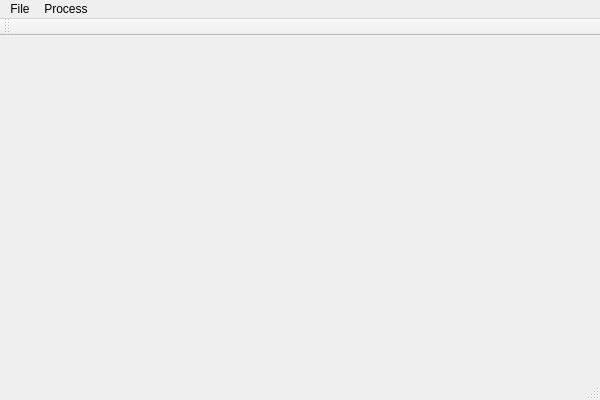
<?xml version="1.0" encoding="UTF-8"?>
<ui version="4.0">
 <class>ScoreReaderClass</class>
 <widget class="QMainWindow" name="ScoreReaderClass">
  <property name="geometry">
   <rect>
    <x>0</x>
    <y>0</y>
    <width>600</width>
    <height>400</height>
   </rect>
  </property>
  <property name="maximumSize">
   <size>
    <width>1024</width>
    <height>768</height>
   </size>
  </property>
  <property name="windowTitle">
   <string>ScoreReader</string>
  </property>
  <widget class="QWidget" name="centralWidget">
   <layout class="QGridLayout" name="gridLayout">
    <item row="0" column="0">
     <widget class="QLabel" name="originLabel">
      <property name="text">
       <string/>
      </property>
     </widget>
    </item>
    <item row="0" column="1">
     <widget class="QLabel" name="resultLabel">
      <property name="text">
       <string/>
      </property>
     </widget>
    </item>
   </layout>
  </widget>
  <widget class="QMenuBar" name="menuBar">
   <property name="geometry">
    <rect>
     <x>0</x>
     <y>0</y>
     <width>600</width>
     <height>21</height>
    </rect>
   </property>
   <widget class="QMenu" name="menuFile">
    <property name="title">
     <string>File</string>
    </property>
    <addaction name="actionOpen"/>
    <addaction name="separator"/>
    <addaction name="actionClose"/>
   </widget>
   <widget class="QMenu" name="menuProcess">
    <property name="title">
     <string>Process</string>
    </property>
    <addaction name="actionFindNote"/>
    <addaction name="actionFineLine"/>
    <addaction name="actionFindMark"/>
    <addaction name="actionExtractMIDI"/>
   </widget>
   <addaction name="menuFile"/>
   <addaction name="menuProcess"/>
  </widget>
  <widget class="QToolBar" name="mainToolBar">
   <attribute name="toolBarArea">
    <enum>TopToolBarArea</enum>
   </attribute>
   <attribute name="toolBarBreak">
    <bool>false</bool>
   </attribute>
  </widget>
  <widget class="QStatusBar" name="statusBar"/>
  <action name="actionOpen">
   <property name="text">
    <string>Open images</string>
   </property>
  </action>
  <action name="action_2">
   <property name="text">
    <string>종료</string>
   </property>
  </action>
  <action name="actionClose">
   <property name="text">
    <string>Close</string>
   </property>
  </action>
  <action name="actionFindNote">
   <property name="text">
    <string>Find a notes</string>
   </property>
  </action>
  <action name="actionFineLine">
   <property name="text">
    <string>Find a lines</string>
   </property>
  </action>
  <action name="actionFindMark">
   <property name="text">
    <string>Find a marks</string>
   </property>
  </action>
  <action name="actionExtractMIDI">
   <property name="text">
    <string>Extract to MIDI</string>
   </property>
  </action>
 </widget>
 <layoutdefault spacing="6" margin="11"/>
 <resources>
  <include location="scorereader.qrc"/>
 </resources>
 <connections/>
</ui>
